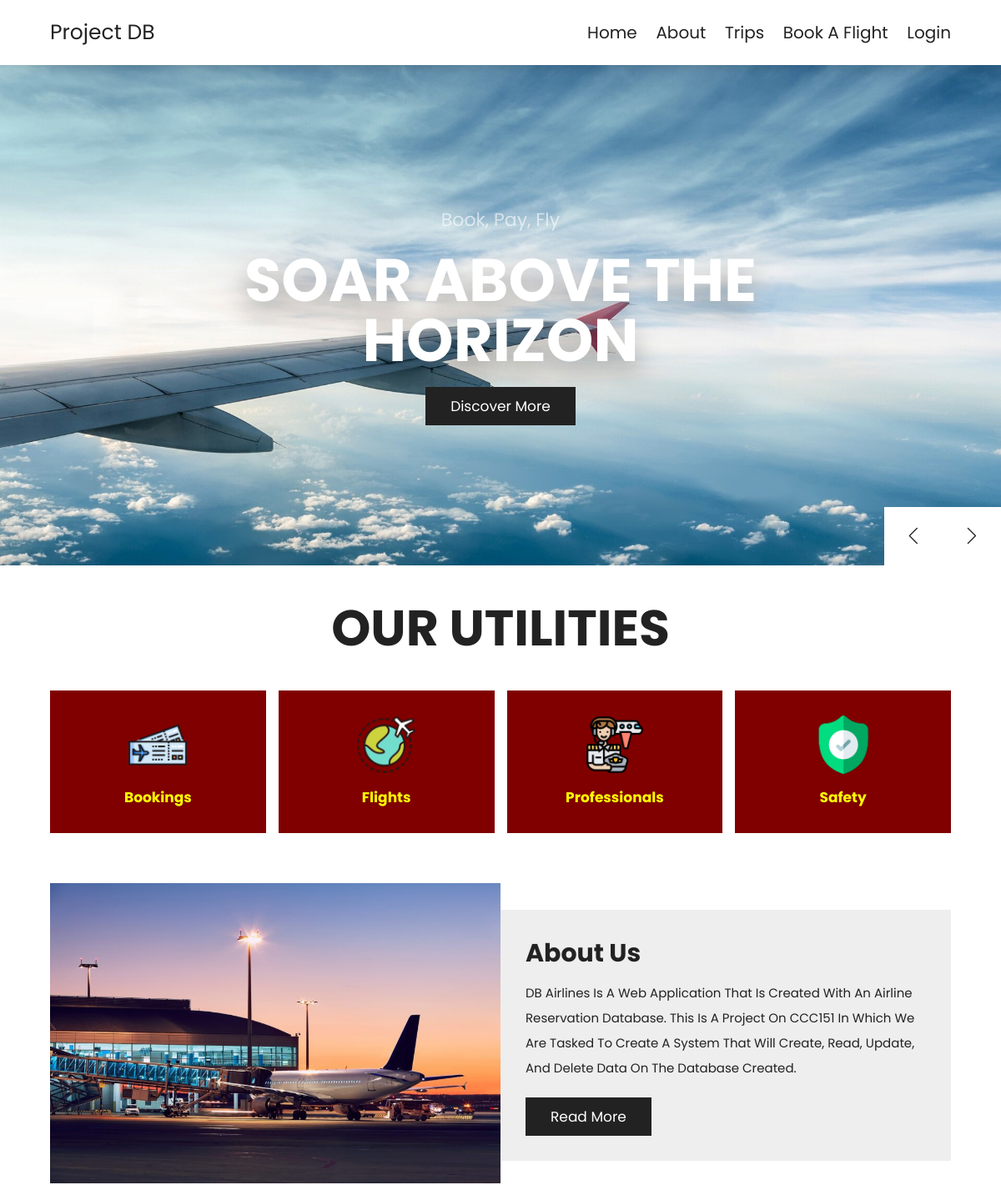
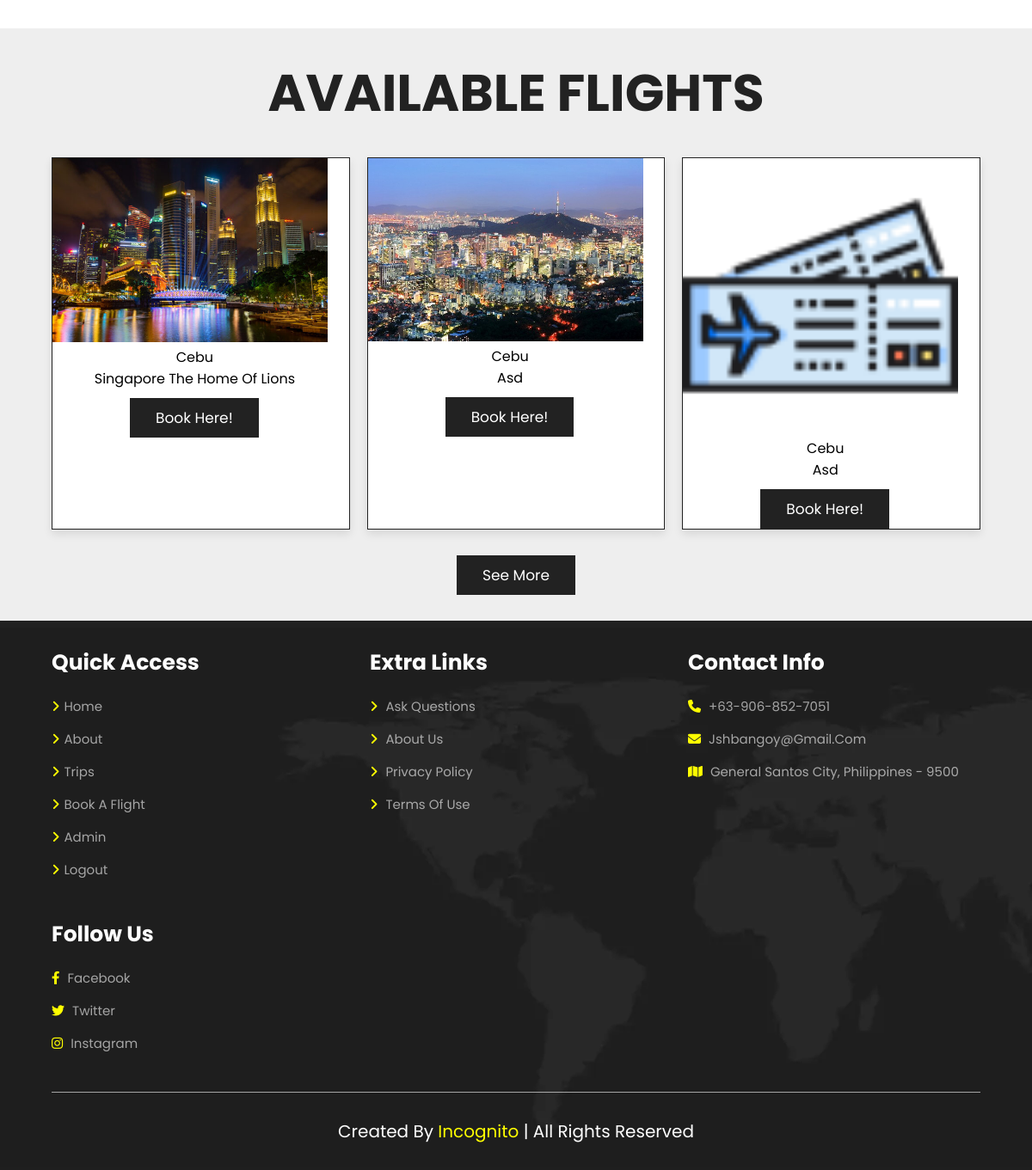
/Airlines/home.php, run on the app's committed database (2 pictures, top to bottom).
### tables this page shows
CREATE TABLE `flight` (
  `flight_id` int(10) NOT NULL,
  `schedule_id` int(10) NOT NULL,
  `image` varchar(255) NOT NULL,
  `description` varchar(50) NOT NULL
);

CREATE TABLE `direction` (
  `direction_id` int(10) NOT NULL,
  `origin_airport_code` char(3) NOT NULL,
  `destination_airport_code` char(3) NOT NULL,
  `location` varchar(255) NOT NULL
);

### Airlines/home.php (the view, shortened to what this page needs)
<?php
require 'admin/dbcon.php';
?>
<!DOCTYPE html>
<html lang="en">
<head>
    <link rel="stylesheet" href="https://unpkg.com/swiper@8/swiper-bundle.min.css" />
    <link rel="stylesheet" href="https://cdnjs.cloudflare.com/ajax/libs/font-awesome/6.1.1/css/all.min.css">
    <link rel="stylesheet" href="css/style.css">
</head>
<body>
    <section class="header">
        <a href="home.php" class="logo">Project DB</a>
        <nav class="navbar">
            <a href="home.php">home</a>
            <a href="about.php">about</a>
            <a href="trips.php">trips</a>
            <a href="book.php">book a flight</a>
            <a href="login.php">Login</a>
        </nav>
    </section>
    <section class="home">
        <div class="swiper home-slider">
            <div class="swiper-wrapper">
                <div class="swiper-slide slide" style="background:url(img/home1.jpg) no-repeat">
                    <div class="content">
                        <span>book, pay, fly</span>
                        <h3>soar above the horizon</h3>
                        <a href="trips.php" class="btn">discover more</a>
                    </div>
                </div>
            </div>
            <div class="swiper-button-next"></div>
            <div class="swiper-button-prev"></div>
        </div>
    </section>
    <section class="features">
        <h1 class="heading-title">our utilities</h1>
        <div class="box-container">
            <div class="box">
                <img src="img/ticket1.png" alt="">
                <h3>Bookings</h3>
            </div>
            <div class="box">
                <img src="img/world1.png" alt="">
                <h3>Flights</h3>
            </div>
            <div class="box">
                <img src="img/pilot.png" alt="">
                <h3>Professionals</h3>
            </div>
            <div class="box">
                <img src="img/shield.png" alt="">
                <h3>Safety</h3>
            </div>
        </div>
    </section>
    <section class="home-about">
        <div class="image">
            <img src="img/aboutus.jpg" alt="">
        </div>
        <div class="content">
            <h3>about us</h3>
            <p>DB Airlines is a Web Application that is created with an airline reservation database.
                This is a project on CCC151 in which we are tasked to create a system that will
                Create, Read, Update, and Delete data on the database created.
            </p>
            <a href="about.php" class="btn">read more</a>
        </div>
    </section>
    <section class="home-trips">
        <h1 class="heading-title"> Available Flights </h1>
        <div class="box-container">
            <?php
            $query = "SELECT flight.flight_id, flight.image, flight.description, direction.location from flight left join schedule on flight.schedule_id = schedule.schedule_id left join direction on schedule.direction_id = direction.direction_id limit 3";
            $query_run = mysqli_query($con, $query);
            $count = mysqli_num_rows($query_run);
            if ($count > 0) {
                while ($row = mysqli_fetch_assoc($query_run)) {
                    $location = $row['location'];
                    $image = $row['image'];
                    $description = $row['description'];
            ?>
                    <div class="box flight-card">
                        <div class="image-menu">
                            <?php
                            if ($image == "") {
                                echo "Image not found.";
                            } else {
                            ?>
                                <img src="<?php echo 'http://localhost/Ticketing-for-flights-/Airlines/'; ?>img/flight/<?php echo $image; ?>" width="320px">
                            <?php
                            }
                            ?>
                        </div>
                        <div class="flight-home-desc">
                            <td><?php echo $location; ?></td>
                            <br>
                            <td><?php echo $description; ?></td>
                            <br>
                        </div>
                        <td>
                            <a href="book.php" class="btn center">book here!</a>
                        </td>
                    </div>
            <?php
                }
            } else {
                echo '<h5>No Record Found </h5>';
            }
            ?>
        </div>
        <div class="load-more"> <a href="trips.php" class="btn">see more</a> </div>
    </section>
    <section class="footer">
        <div class="box-container">
            <div class="box">
                <h3>quick access</h3>
                <a href="home.php"> <i class="fas fa-angle-right"></i>home</a>
                <a href="about.php"> <i class="fas fa-angle-right"></i>about</a>
                <a href="trips.php"> <i class="fas fa-angle-right"></i>trips</a>
                <a href="book.php"> <i class="fas fa-angle-right"></i>book a flight</a>
                <a href="admin/admin.php"> <i class="fas fa-angle-right"></i>admin</a>
                <a href="logout.php"> <i class="fas fa-angle-right"></i>logout</a>
            </div>
            <div class="box">
                <h3>extra links</h3>
                <a href="#"> <i class="fas fa-angle-right"></i> ask questions</a>
                <a href="#"> <i class="fas fa-angle-right"></i> about us</a>
                <a href="#"> <i class="fas fa-angle-right"></i> privacy policy</a>
                <a href="#"> <i class="fas fa-angle-right"></i> terms of use</a>
            </div>
            <div class="box">
                <h3>contact info</h3>
                <a href="#"> <i class="fas fa-phone"></i> +63-906-852-7051</a>
                <a href="#"> <i class="fas fa-envelope"></i> jshbangoy@gmail.com</a>
                <a href="#"> <i class="fas fa-map"></i> general santos city, philippines - 9500</a>
            </div>
            <div class="box">
                <h3>follow us</h3>
                <a href="#"> <i class="fab fa-facebook-f"></i> facebook</a>
                <a href="#"> <i class="fab fa-twitter"></i> twitter</a>
                <a href="#"> <i class="fab fa-instagram"></i> instagram</a>
            </div>
        </div>
        <div class="credit"> created by <span>Incognito</span> | all rights reserved</div>
    </section>
</body>
</html>

### Airlines/css/style.css (style rules this page uses)
:root { --main-color:#8e44ad; --black:#222; --white:#fff; --light-black:#777; --light-white:#fff9; --dark-bg:rgba(0,0,0,.7); --light-bg:#eee; --border:.1rem solid var(--black); --box-shadow:0 .5rem 1rem rgba(0,0,0,.1); --text-shadow:0 1.5rem 3rem rgba(0,0,0,.3); }
* { font-family: 'Poppins', sans-serif; margin:0; padding:0; box-sizing: border-box; outline: none; border:none; text-decoration: none; text-transform: capitalize; }
html { font-size:62.5%; overflow-x:hidden; }
section { padding:5rem 10%; }
.btn { display: inline-block; background: var(--black); margin-top: 1rem; color: var(--white); font-size: 1.7rem; padding: 1rem 3rem; cursor: pointer; }
.heading-title { text-align: center; margin-bottom: 3rem; font-size: 6rem; text-transform: uppercase; color: var(--black); }
.header { position: sticky; top: 0; left: 0; right: 0; z-index: 1000; background-color: var(--white); display: flex; padding-top: 2rem; padding-bottom: 2rem; box-shadow: var(--box-shadow); align-items: center; justify-content: space-between; }
.header .logo { font-size: 2.5rem; color: var(--black); }
.header .navbar a { font-size: 2rem; margin-left: 2rem; color: var(--black); }
.home { padding: 0; }
.home .slide { text-align: center; padding: 2rem; display: flex; align-items: center; justify-content: center; background-size: cover !important; background-position: center !important; min-height: 60rem; }
.home .slide .content { width: 85rem; display: none; }
.home .swiper-slide-active .content { display: inline-block; }
.home .slide .content span { display: block; font-size: 2.2rem; color: var(--light-white); padding-bottom: 1rem; animation:fadeIn .4s linear backwards .2s; }
.home .slide .content h3 { font-size: 6vw; color: var(--white); text-transform: uppercase; line-height: 1; text-shadow: var(--text-shadow); padding: 1rem 0; animation:fadeIn .4s linear backwards .4s; }
.home .slide .content .btn { animation:fadeIn .4s linear backwards .6s; }
.home .swiper-button-next, .home .swiper-button-prev { top: inherit; left: inherit; bottom: 0; right: 0; height: 7rem; width: 7rem; background: var(--white); color: var(--black); }
.home .swiper-button-next::after, .home .swiper-button-prev::after { font-size: 2rem; }
.home .swiper-button-prev { right: 7rem; }
.features .box-container { display: grid; grid-template-columns: repeat(auto-fit, minmax(16rem, 1fr)); gap: 1.5rem; }
.features .box-container .box { padding: 3rem 2rem; text-align: center; background: maroon; }
.features .box-container .box img { height: 7rem; }
.features .box-container .box h3 { color: yellow; font-size: 1.7rem; padding-top: 1rem; }
.home-about { display: flex; align-items: center; flex-wrap: wrap; }
.home-about .image { flex: 1 1 41rem; }
.home-about .image img { width: 100%; }
.home-about .content { flex:1 1 41rem; padding: 3rem; background: var(--light-bg); }
.home-about .content h3 { font-size: 3rem; color: var(--black); }
.home-about .content p { font-size: 1.5rem; padding: 1rem 0; line-height: 2; color: var(--black); }
.home-trips .image-menu { padding: 0; }
.home-trips .flight-home-desc { width: 80%; float: left; margin-left: 8%; text-align: center; font-size: medium; }
.home-trips { background: var(--light-bg); }
.home-trips .box-container { display: grid; grid-template-columns: repeat(auto-fit, minmax(30rem, 1fr)); gap: 2rem; }
.home-trips .box-container .box { border:var(--border); box-shadow: var(--box-shadow); background: var(--white); }
.home-trips .load-more { text-align: center; margin-top: 2rem; }
.home-trips .center { margin-left: 90px; }
.footer { background: url(../img/footer-bg.png) no-repeat; background-size: cover; background-position: center; }
.footer .box-container { display: grid; grid-template-columns: repeat(auto-fit, minmax(25rem, 1fr)); gap: 3rem; }
.footer .box-container .box h3 { color:var(--white); font-size: 2.5rem; padding-bottom: 2rem; }
.footer .box-container .box a { color:var(--light-white); font-size: 1.5rem; padding-bottom: 1.5rem; display: block; }
.footer .box-container .box a i { color: yellow; padding-right: .5rem; transition: .2s linear; }
.footer .credit { text-align: center; padding-top: 3rem; margin-top: 3rem; border-top: .1rem solid var(--light-white); font-size: 2rem; color: var(--white); }
.footer .credit span { color: yellow; }
@media (max-width:1200px) { section { padding:3rem 5%; } }
.flight-card { border: 5px red solid; }

### data on the page
flight: image (picture), direction.location "Cebu", description "Singapore The Home Of Lions"
flight: image (picture), direction.location "Cebu", description "Asd"
flight: image (picture), direction.location "Cebu", description "Asd"
